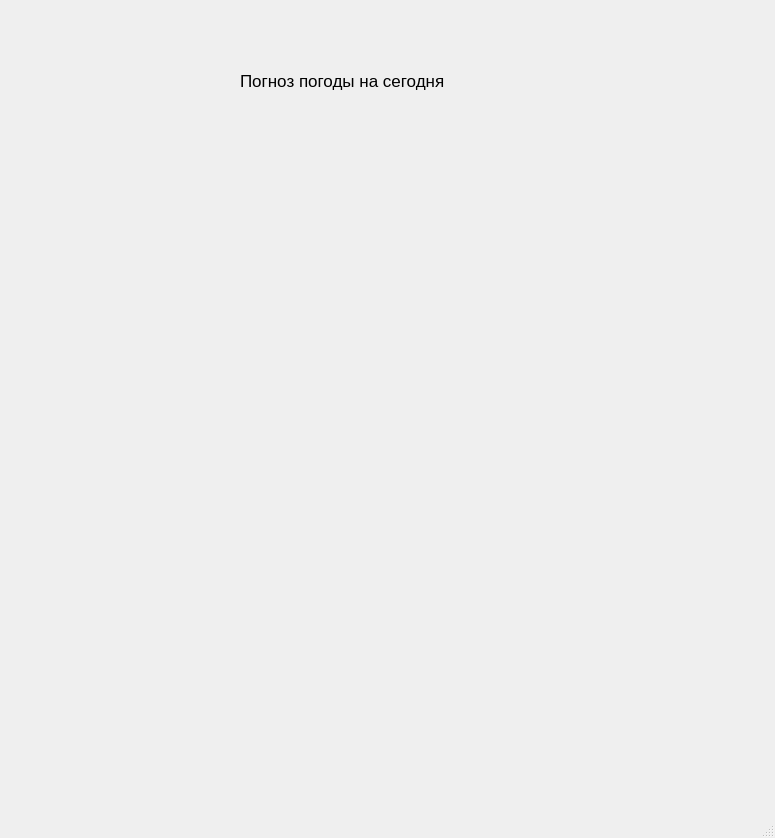
<?xml version="1.0" encoding="UTF-8"?>
<ui version="4.0">
 <class>MainWindow</class>
 <widget class="QMainWindow" name="MainWindow">
  <property name="geometry">
   <rect>
    <x>0</x>
    <y>0</y>
    <width>775</width>
    <height>838</height>
   </rect>
  </property>
  <property name="windowTitle">
   <string>MainWindow</string>
  </property>
  <widget class="QWidget" name="centralwidget">
   <widget class="QLabel" name="label">
    <property name="geometry">
     <rect>
      <x>240</x>
      <y>40</y>
      <width>381</width>
      <height>81</height>
     </rect>
    </property>
    <property name="font">
     <font>
      <pointsize>13</pointsize>
     </font>
    </property>
    <property name="text">
     <string>Погноз погоды на сегодня</string>
    </property>
   </widget>
  </widget>
  <widget class="QMenuBar" name="menubar">
   <property name="geometry">
    <rect>
     <x>0</x>
     <y>0</y>
     <width>775</width>
     <height>26</height>
    </rect>
   </property>
  </widget>
  <widget class="QStatusBar" name="statusbar"/>
 </widget>
 <resources/>
 <connections/>
</ui>
